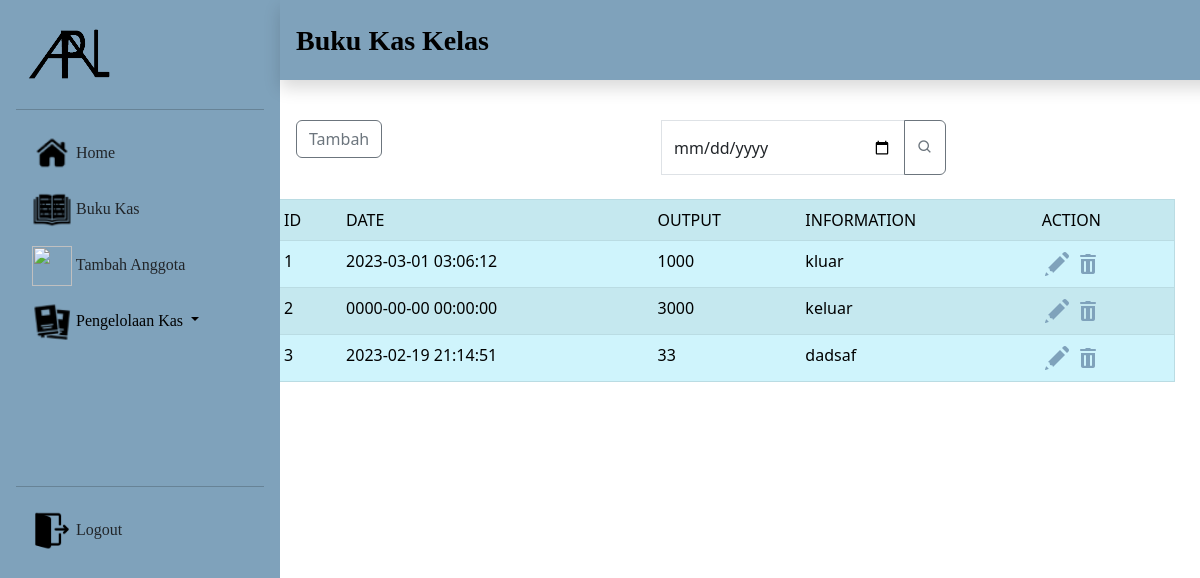
/admin/index.php?page=Pengeluaran, run on the app's committed database.
### tables this page shows
CREATE TABLE `tb_output` (
  `Id` int(11) NOT NULL,
  `Date` timestamp NOT NULL DEFAULT current_timestamp() ON UPDATE current_timestamp(),
  `Saldo` double NOT NULL,
  `Information` text NOT NULL
);

### admin/kurang.php (the view, shortened to what this page needs)
<?php
include "../header.php";
include "../koneksi.php";
?>
<link rel="stylesheet" href="../style.css" type="text/css">
<div class="row pt-5">
    <div class="col-6">
        <a href="index.php?page=kurang" class="ms-5 ps-5"><button class="btn btn-outline-secondary" type="submit">Tambah</button></a>
    </div>
    <div class="col-4">
        <form class="d-flex" method="GET" action="">
      <div class="input-group"><input  type="date" name="page" value="Pengeluaran" hidden>
      <input class="form-control " type="date" name="search" placeholder="Search" >
     <button class="btn btn-outline-secondary" type="submit" value="search" ><i class='bx bx-search'></i></button></div>
    </form>
</div>
</div>
            <table border=1; class="table table-info table-striped offset-1" ><br>
            <tr>
                <td>ID</td>
                <td>DATE</td>
                <td>OUTPUT</td>
                <td>INFORMATION</td>
                <td>ACTION</td>
            </tr>
            <?php
            $sql = "SELECT * FROM tb_output  ORDER BY Id DESC";
            $result = $conn->query($sql);
            $data = 1;
            while ($row=$result->fetch_assoc()) {
             ?>
                <tr>
                    <td><?php echo $data++?></td>
                    <td><?php echo $row["Date"]?></td>
                    <td><?php echo $row["Saldo"]?></td>
                    <td><?php echo $row["Information"]?></td>
                    <td><a href="index.php?page=edit_out&Id=<?php echo $row['Id']?>" ><img src="../img/edit.png"  alt=""></a>
                    <a href="delete_out.php?Id=<?php echo $row['Id']?>"><img src="../img/delete.png" alt=""></a></td>
                </tr>
                    <?php
                        }
                ?>
            </table>
<?php
include "../footer.php";
?>

### style.css (style rules this page uses)
.form-control { height: 55px; border-radius: 10px; }

### data on the page
tb_output: Date "2023-03-01 03:06:12", Saldo "1000", Information "kluar"
tb_output: Date "0000-00-00 00:00:00", Saldo "3000", Information "keluar"
tb_output: Date "2023-02-19 21:14:51", Saldo "33", Information "dadsaf"
